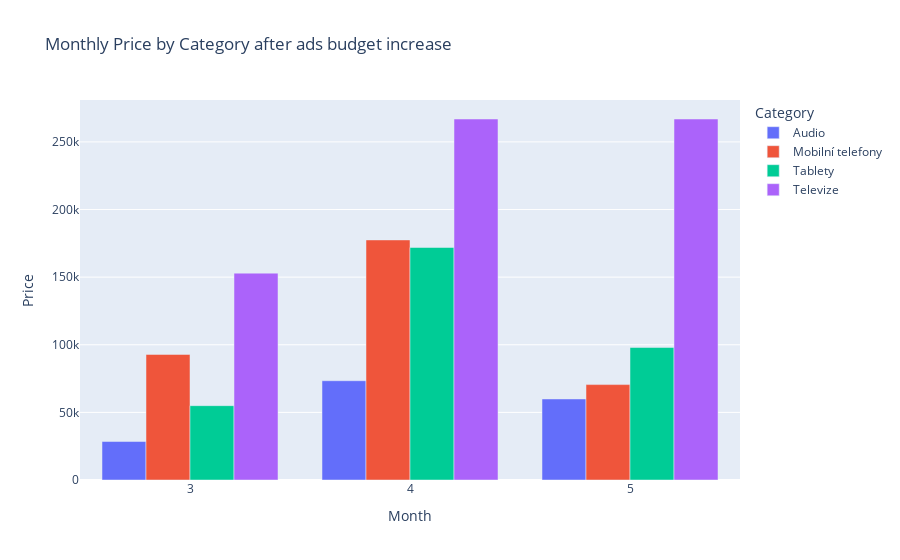

Notebook code for this chart:
### Code cell
import pandas as pd
import plotly.express as px

filtered_data = merged_df[merged_df['Date'] >= '2022-03-18']
before_ads = merged_df[merged_df['Date'] < '2022-03-18']

merged_df = pd.read_csv('merged_data.csv')

merged_df['Date'] = pd.to_datetime(merged_df['Date'])

merged_df['Month'] = merged_df['Date'].dt.month


monthly_quantity = filtered_data.groupby(['Month', 'Category'])['Price'].sum().reset_index()


fig = px.bar(monthly_quantity, x='Month', y='Price', color='Category',
             labels={'Month': 'Month', 'Price': 'Price'},
             title='Monthly Price by Category after ads budget increase', barmode='group')


fig.show()
fig.write_image("3_after_price.png")

### Figure 1 — Plotly figure (JSON) as saved in the notebook; plotly's stock layout.template omitted (floating-point values rounded to 4 significant figures)
{"data": [{"alignmentgroup": "True", "hovertemplate": "Category=Audio<br>Month=%{x}<br>Price=%{y}<extra></extra>", "legendgroup": "Audio", "marker": {"color": "#636efa", "pattern": {"shape": ""}}, "name": "Audio", "offsetgroup": "Audio", "orientation": "v", "showlegend": true, "textposition": "auto", "type": "bar", "x": [3, 4, 5], "xaxis": "x", "y": [28450, 73400, 59920], "yaxis": "y"}, {"alignmentgroup": "True", "hovertemplate": "Category=Mobilní telefony<br>Month=%{x}<br>Price=%{y}<extra></extra>", "legendgroup": "Mobilní telefony", "marker": {"color": "#EF553B", "pattern": {"shape": ""}}, "name": "Mobilní telefony", "offsetgroup": "Mobilní telefony", "orientation": "v", "showlegend": true, "textposition": "auto", "type": "bar", "x": [3, 4, 5], "xaxis": "x", "y": [92850, 177510, 70550], "yaxis": "y"}, {"alignmentgroup": "True", "hovertemplate": "Category=Tablety<br>Month=%{x}<br>Price=%{y}<extra></extra>", "legendgroup": "Tablety", "marker": {"color": "#00cc96", "pattern": {"shape": ""}}, "name": "Tablety", "offsetgroup": "Tablety", "orientation": "v", "showlegend": true, "textposition": "auto", "type": "bar", "x": [3, 4, 5], "xaxis": "x", "y": [54970, 171910, 97950], "yaxis": "y"}, {"alignmentgroup": "True", "hovertemplate": "Category=Televize<br>Month=%{x}<br>Price=%{y}<extra></extra>", "legendgroup": "Televize", "marker": {"color": "#ab63fa", "pattern": {"shape": ""}}, "name": "Televize", "offsetgroup": "Televize", "orientation": "v", "showlegend": true, "textposition": "auto", "type": "bar", "x": [3, 4, 5], "xaxis": "x", "y": [152960, 266930, 266930], "yaxis": "y"}], "layout": {"barmode": "group", "legend": {"title": {"text": "Category"}, "tracegroupgap": 0}, "title": {"text": "Monthly Price by Category after ads budget increase"}, "xaxis": {"anchor": "y", "domain": [0, 1], "title": {"text": "Month"}}, "yaxis": {"anchor": "x", "domain": [0, 1], "title": {"text": "Price"}}}}
